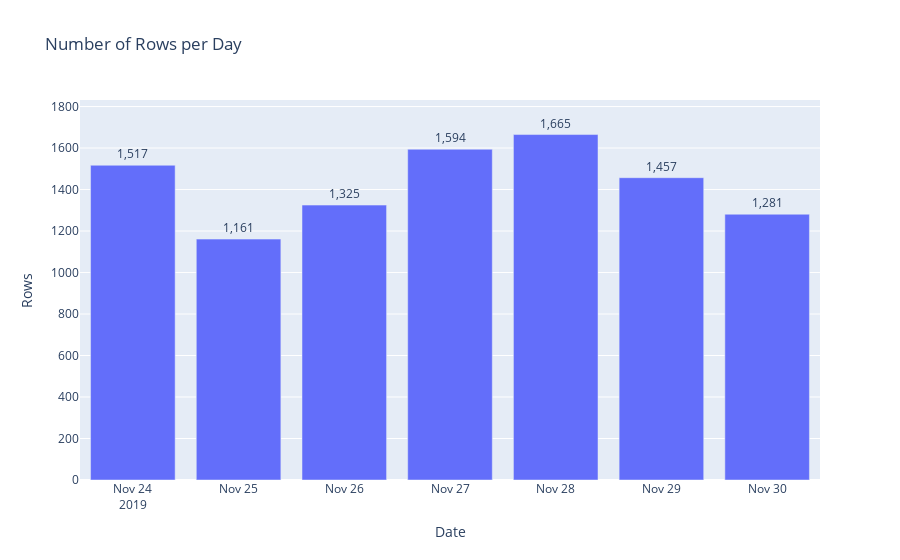

Notebook cell for this chart:
### Code cell
import plotly.express as px

fig = px.bar(
    daily_counts,
    x='timestamp',
    y='rows',
    text='rows',
    title='Number of Rows per Day',
    labels={'timestamp': 'Date', 'rows': 'Rows'}
)
# Show values on top of each bar
fig.update_traces(
    texttemplate='%{text:,}',   # thousands separator
    textposition='outside',
    cliponaxis=False
)
# Add a bit of headroom so labels don’t get clipped
max_y = daily_counts['rows'].max()
fig.update_layout(yaxis_range=[0, max(1, max_y * 1.1)])

fig.show()

### Figure 1 — Plotly figure (JSON) as saved in the notebook; plotly's stock layout.template omitted (floating-point values rounded to 4 significant figures)
{"data": [{"cliponaxis": false, "hovertemplate": "Date=%{x}<br>Rows=%{text}<extra></extra>", "legendgroup": "", "marker": {"color": "#636efa", "pattern": {"shape": ""}}, "name": "", "orientation": "v", "showlegend": false, "text": [1517.0, 1161.0, 1325.0, 1594.0, 1665.0, 1457.0, 1281.0], "textposition": "outside", "texttemplate": "%{text:,}", "type": "bar", "x": ["2019-11-24T00:00:00.000000000", "2019-11-25T00:00:00.000000000", "2019-11-26T00:00:00.000000000", "2019-11-27T00:00:00.000000000", "2019-11-28T00:00:00.000000000", "2019-11-29T00:00:00.000000000", "2019-11-30T00:00:00.000000000"], "xaxis": "x", "y": [1517, 1161, 1325, 1594, 1665, 1457, 1281], "yaxis": "y"}], "layout": {"barmode": "relative", "legend": {"tracegroupgap": 0}, "title": {"text": "Number of Rows per Day"}, "xaxis": {"anchor": "y", "domain": [0, 1], "title": {"text": "Date"}}, "yaxis": {"anchor": "x", "domain": [0, 1], "range": [0, 1832.0], "title": {"text": "Rows"}}}}
